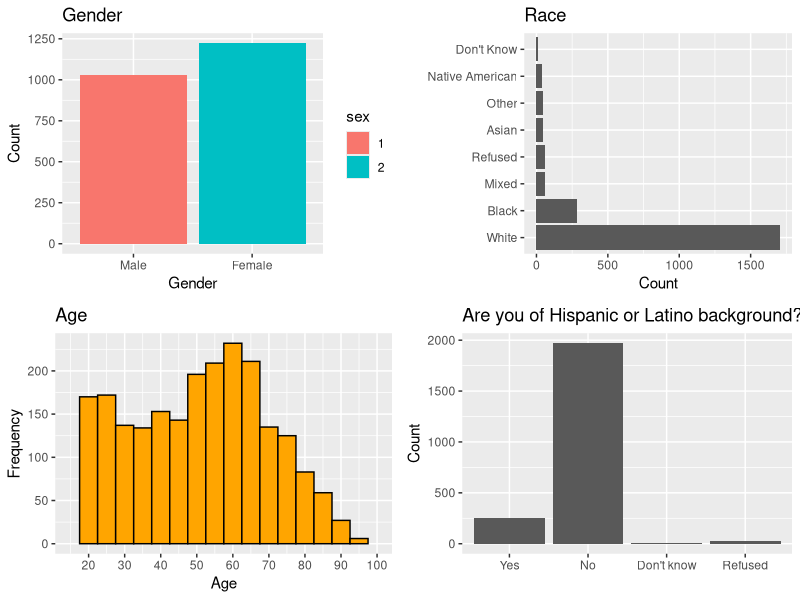
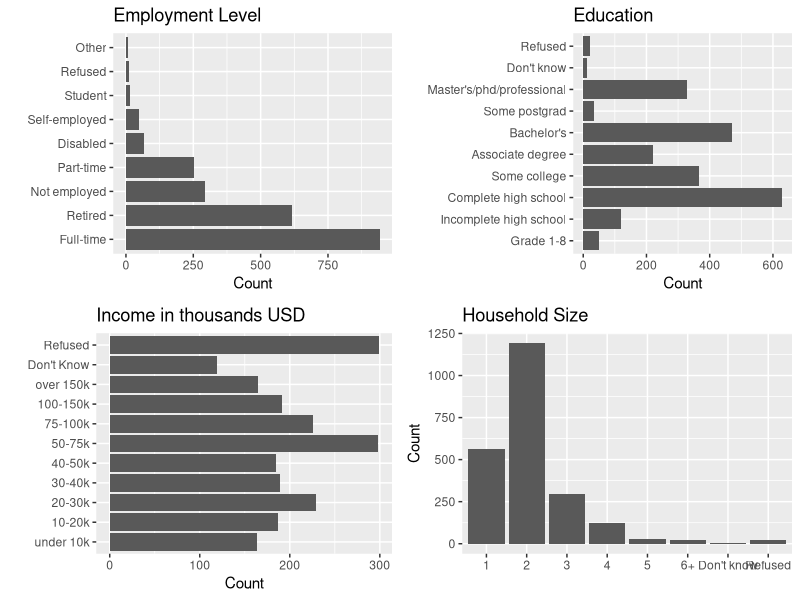
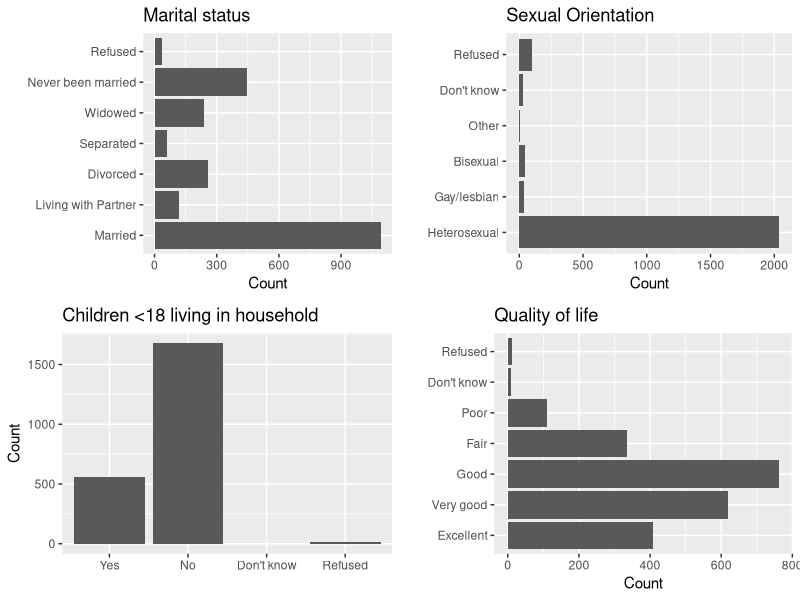
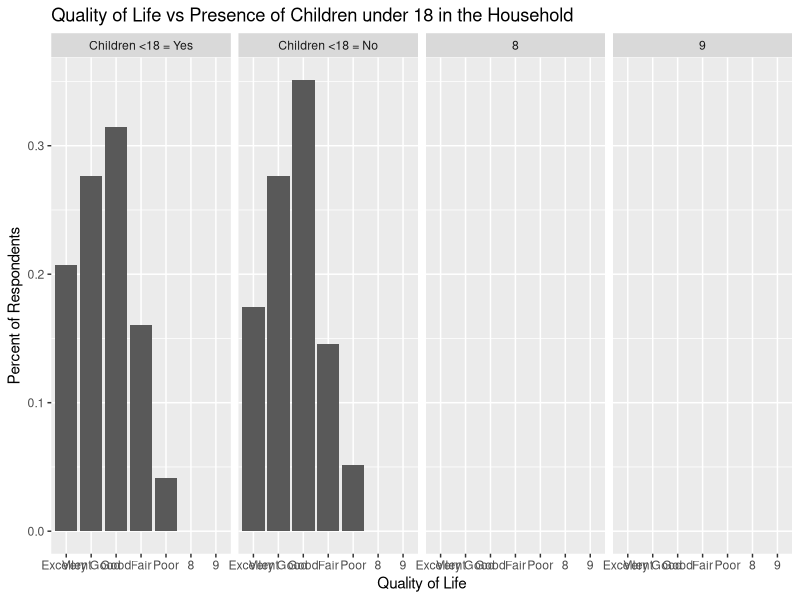
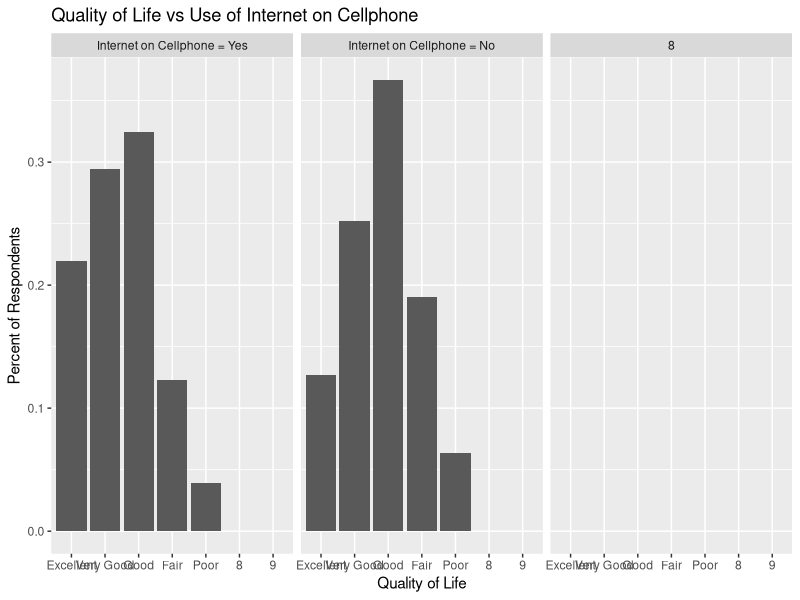
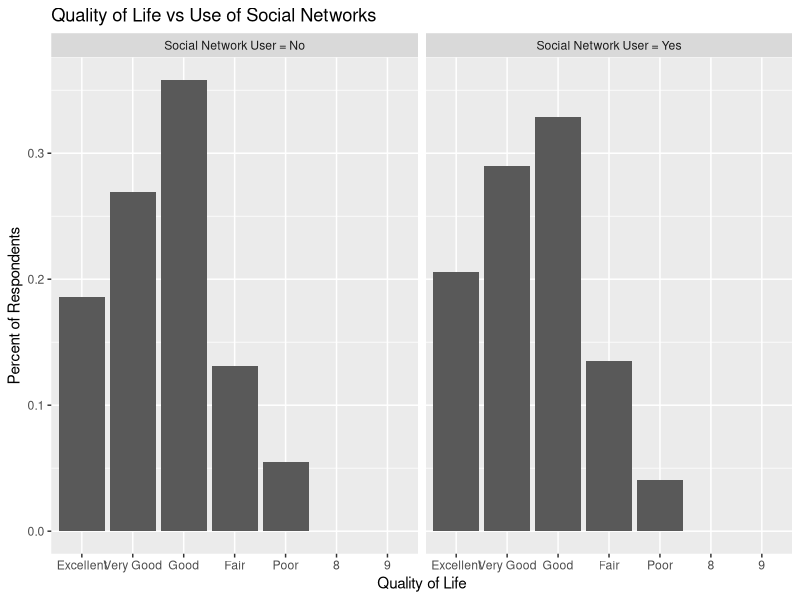

Reproduce these figures in R, in order. (Note: this script raises an error after producing the figures.)
## ---- chunk 1
#Loading libraries
library(ggplot2)
library(gridExtra)
library(scales)
library(plyr)

#Loading Data
df <- read.csv("May_2013_Online_Dating_CSV.csv")
## ---- chunk 2
# Gender plot
df[, "sex"] <- as.factor(df[, "sex"])
#summary(df[, "sex"])
#str(df[, "sex"])

gender <- ggplot(data = df, aes(x = sex, fill = sex)) + 
  geom_bar() + 
  scale_x_discrete(labels = c("1" = "Male", "2" = "Female")) +
  labs(x = "Gender", y = "Count", title = "Gender")
## ---- chunk 3
# Sexual orientation plot
df[, "lgbt"] <- as.factor(df[, "lgbt"])
#summary(df$lgbt)
#str(df$lgbt)

sexual_orientation <- ggplot(data = df, aes(x = lgbt)) + 
  geom_bar() + 
  scale_x_discrete(labels = c("1" = "Heterosexual", "2" = "Gay/lesbian", "3" = "Bisexual", "4" = "Other", "8" = "Don't know", "9" = "Refused")) + coord_flip() +
  labs(x = "", y = "Count", title = "Sexual Orientation")
  
## ---- chunk 4
# Hispanic
df[, "hisp"] <- as.factor(df[, "hisp"])
#summary(df$hisp)
#str(df$hisp)

hispanic <- ggplot(data = df, aes(x = hisp)) + 
  geom_bar() + 
  scale_x_discrete(labels = c("1"="Yes", "2"="No", "8" = "Don't know", "9" ="Refused")) +
  labs(x = "", y = "Count", title = "Are you of Hispanic or Latino background?")
## ---- chunk 5
#Age plot
#summary(df$age)
#str(df$age)

age <- ggplot(data = df, aes(x = age)) + 
  geom_histogram(binwidth = 5, color="black", fill="orange") + 
  scale_x_continuous(limits = c(15,100), breaks = seq(0, 100, 10)) +
  labs(x = "Age", y = "Frequency", title = "Age")

## ---- chunk 6
# Race plot
df[, "race"] <- as.factor(df[, "race"])
#summary(df$race)
#str(df$race)

r_race <- ggplot(data = df, aes(x=reorder(race, -table(race)[race]))) + 
  geom_bar() + 
  scale_x_discrete(labels=c("1" = 'White',"2" = 'Black',"3" = 'Asian',"4" = 'Mixed',"5" = 'Native American',"6" = 'Other',"8" = "Don't Know","9" = 'Refused')) +
  labs(x = "", y = "Count", title = "Race") +
  coord_flip()
## ---- chunk 7
# Employment plot
df[, "emplnw"] <- as.factor(df[, "emplnw"])
#summary(df$emplnw)
#str(df$emplnw)

employment <- ggplot(data = df, aes(x=reorder(emplnw, -table(emplnw)[emplnw]))) + 
  geom_bar() + 
  scale_x_discrete(labels=c("1" = 'Full-time',"2" = 'Part-time',"3" = 'Retired',"4" = 'Not employed',"5" = 'Self-employed',"6" = 'Disabled',"7" = "Student", "8" = 'Other', "9" = "Refused")) +
  labs(x = "", y = "Count", title = "Employment Level") + coord_flip()
## ---- chunk 8
# Income plot
df[, "inc"] <- as.factor(df[, "inc"])
#summary(df$inc)
#str(df$inc)

income <- ggplot(data = df, aes(x = inc)) + 
  geom_bar() + coord_flip() +
  scale_x_discrete(labels = c("1" = "under 10k", "2" = "10-20k", "3" = "20-30k", "4" = "30-40k", "5" = "40-50k", "6" = "50-75k", "7" = "75-100k", "8" = "100-150k", "9" = "over 150k", "98" = "Don't Know", "99" = "Refused")) +
  labs(x = "", y = "Count", title = "Income in thousands USD")
  
## ---- chunk 9
# Education plot
df[, "educ2"] <- as.factor(df[, "educ2"])
#summary(df$educ2)
#str(df$educ2)

education <- ggplot(data = df, aes(x = educ2)) + 
  geom_bar() + 
  scale_x_discrete(labels = c("1" = "Grade 1-8", "2" = "Incomplete high school", "3" = "Complete high school", "4" = "Some college", "5" = "Associate degree", "6" = "Bachelor's", "7" = "Some postgrad", "8" = "Master's/phd/professional", "98" = "Don't know", "99" = "Refused")) +
  labs(x = "", y = "Count", title = "Education") + coord_flip()
## ---- chunk 10
# Household size plot
df[, "hh1"] <- as.factor(df[, "hh1"])
#summary(df$hh1)
#str(df$hh1)

household_size <- ggplot(data = df, aes(x = hh1)) + 
  geom_bar() + 
  scale_x_discrete(labels = c("1" = "1", "2" = "2", "3" = "3", "4" = "4", "5" = "5", "6" = "6+", "8" = "Don't know", "9" = "Refused")) +
  labs(x = "", y = "Count", title = "Household Size")
## ---- chunk 11
# Marital status
df[, "mar"] <- as.factor(df[, "mar"])
#summary(df$mar)
#str(df$mar)

marital_status <- ggplot(data = df, aes(x = mar)) + 
  geom_bar() + 
  scale_x_discrete(labels = c("1"="Married", "2"="Living with Partner", "3"="Divorced", "4"= "Separated", "5" = "Widowed", "6" = "Never been married", "8" = "Don't know", "9" ="Refused")) +
  labs(x = "", y = "Count", title = "Marital status") + coord_flip()
## ---- chunk 12
# Children
df[, "par"] <- as.factor(df[, "par"])
#summary(df$par)
#str(df$par)

children <- ggplot(data = df, aes(x = par)) + 
  geom_bar() + 
  scale_x_discrete(labels = c("1"="Yes", "2"="No", "8" = "Don't know", "9" ="Refused")) +
  labs(x = "", y = "Count", title = "Children <18 living in household")
## ---- chunk 13
# Life quality
df[, "q1"] <- as.factor(df[, "q1"])
#summary(df$q1)
#str(df$q1)

life_quality <- ggplot(data = df, aes(x = q1)) + 
  geom_bar() + 
  scale_x_discrete(labels = c("1"="Excellent", "2"="Very good", "3" = "Good", "4" = "Fair", "5" = "Poor", "8" = "Don't know", "9" ="Refused")) +
  labs(x = "", y = "Count", title = "Quality of life") + coord_flip()
  
## ---- chunk 14
grid.arrange(gender, r_race, age, hispanic)
## ---- chunk 15
grid.arrange(employment, education, income, household_size)
## ---- chunk 16
grid.arrange(marital_status, sexual_orientation, children, life_quality)
## ---- chunk 17
# Life quality vs children

quality_vs_children <- df[df$par!="8" & df$par!="9" & df$q1!="9" & df$q1!="8",]

quality_vs_children_plot <- as.data.frame(with(quality_vs_children, table(par,q1)))

quality_vs_children_plot <- ddply(quality_vs_children_plot, .(par), transform, p = Freq/sum(Freq))

quality_vs_children_plot[,"q1"] <- revalue(quality_vs_children_plot[,"q1"], c("1"= "Excellent", "2" = "Very Good", "3" = "Good", "4" = "Fair", "5" = "Poor"))

quality_vs_children_plot[,"par"] <- revalue(quality_vs_children_plot[,"par"], c("1" = "Children <18 = Yes", "2" = "Children <18 = No"))

ggplot(quality_vs_children_plot, aes(q1, p)) + geom_bar(stat = "identity") + facet_grid(~par) + labs(x = "Quality of Life", y = "Percent of Respondents", title = "Quality of Life vs Presence of Children under 18 in the Household")

chisq.test(quality_vs_children[,"par"], quality_vs_children[,"q1"])
## ---- chunk 18
# Life quality vs use of internet on cellphone
# summary(df[,"intmob"])
df[,"intmob"] <- as.factor(df[,"intmob"])

quality_vs_phoneNet <- df[df$intmob!="8" & df$q1!="9" & df$q1!="8",]

quality_vs_phoneNet_plot <- as.data.frame(with(quality_vs_phoneNet, table(intmob,q1)))

quality_vs_phoneNet_plot <- ddply(quality_vs_phoneNet_plot, .(intmob), transform, p = Freq/sum(Freq))

quality_vs_phoneNet_plot[,"q1"] <- revalue(quality_vs_phoneNet_plot[,"q1"], c("1"= "Excellent", "2" = "Very Good", "3" = "Good", "4" = "Fair", "5" = "Poor"))

quality_vs_phoneNet_plot[,"intmob"] <- revalue(quality_vs_phoneNet_plot[,"intmob"], c("1"="Internet on Cellphone = Yes", "2" = "Internet on Cellphone = No"))
  
ggplot(quality_vs_phoneNet_plot, aes(q1, p)) + geom_bar(stat = "identity") + facet_grid(~intmob) + labs(x = "Quality of Life", y = "Percent of Respondents", title = "Quality of Life vs Use of Internet on Cellphone")

chisq.test(quality_vs_phoneNet[,"intmob"], quality_vs_phoneNet[,"q1"])
## ---- chunk 19
# Life quality vs social networks
# summary(df[,"act87"])
df[,"act87"] <- as.factor(df[,"act87"])

# summary(df[,"act112"])
df[,"act112"] <- as.factor(df[,"act112"])

quality_vs_socNetworks <- df[df$act87!="9" & !is.na(df$act87) & df$act112!="9" & !is.na(df$act112) & df$act112!="8" & df$q1!="9" & df$q1!="8",]

quality_vs_socNetworks <- subset(quality_vs_socNetworks, select = c(act87, act112, q1))

for (i in 1:nrow(quality_vs_socNetworks)){
  if (quality_vs_socNetworks[i,"act87"]=="1" |  quality_vs_socNetworks[i,"act112"]=="1"){
    quality_vs_socNetworks[i,"SN_user"] <- "Social Network User = Yes"
  }
  else{
    quality_vs_socNetworks[i,"SN_user"] <- "Social Network User = No"
  }
}

quality_vs_socNetworks_plot <- as.data.frame(with(quality_vs_socNetworks, table(SN_user,q1)))

quality_vs_socNetworks_plot <- ddply(quality_vs_socNetworks_plot, .(SN_user), transform, p = Freq/sum(Freq))

quality_vs_socNetworks_plot[,"q1"] <- revalue(quality_vs_socNetworks_plot[,"q1"], c("1"= "Excellent", "2" = "Very Good", "3" = "Good", "4" = "Fair", "5" = "Poor"))

ggplot(quality_vs_socNetworks_plot, aes(q1, p)) + geom_bar(stat = "identity") + facet_grid(~SN_user) + labs(x = "Quality of Life", y = "Percent of Respondents", title = "Quality of Life vs Use of Social Networks")

chisq.test(quality_vs_socNetworks[,"SN_user"], quality_vs_socNetworks[,"q1"])


#SAUL & UDIT's Part ----- Technology and Relationship

# 1 Ex. Do people that met online [rel1, 1] perceive their quality of life higher [q1] or lower?

# absolute values of quality of life and dating 

indhap <- which(df$q1 < 6) 
indmet <- which(df$rel1 == 1 |df$rel1 == 2)

finind <- intersect(indhap,indmet)

hap <- df[finind, "q1"]
met <- df[finind, "rel1"]

ex<- table(hap,met)
ex1df <- data.frame(ex)
levels(ex1df$met) <- c("Met online", "Met offline")

#absoloute numbers for happiness and how people met
ggplot(data = ex1df , aes(x = hap, y = Freq)) + geom_bar(stat = "identity") + facet_grid(~ met) + scale_x_discrete(labels = c("1"="Excellent", "2"="Very good", "3" = "Good", "4" = "Fair", "5" = "Poor")) + labs( x = "Quality of Life" , y = "Frequency", title = "Quality of life and Origin of Relationship")


indOffline <- which(df$rel1 == 1)
finind2 <- intersect(indhap,indOffline)

hap2 <- df[finind2, "q1"]
met2 <- df[finind2, "rel1"]
ex2<- table(hap2,met2)
ex1df2 <- data.frame(ex2)

ggplot(data = ex1df2 , aes(x = hap2, y = Freq)) + geom_bar(stat = "identity")  + scale_x_discrete(labels = c("1"="Excellent", "2"="Very good", "3" = "Good", "4" = "Fair", "5" = "Poor")) + labs( x = "Quality of Life" , y = "Frequency", title = "Quality of life and of Relationships Begun Online") 



# 2 Does technology assist in meeting a partner? 

library(gridExtra)
c1 = table(df$celldatea,df$celldateb)
c1vec = as.vector(c1[1:2,1:2])
names(c1vec) = c("calling / texting", "calling","texting","neither")
c1df = data.frame(c1vec)
p1 = ggplot(c1df,aes(x = rownames(c1df),y = c1vec)) + geom_bar(stat="identity",fill='lightblue',color='black') + labs(x="",title="Using Phones to meet people",y="Number of people")+geom_text(aes(label=c1vec), size=3,vjust=1.2, color='darkblue')

search = df$intdatec
search = ifelse(search>2,NA,search)
askout = df$intdated
askout = ifelse(askout>2,NA,askout)
dtf1 = as.data.frame(table(search,askout))
p2 = ggplot(dtf1,aes(x=search,y=Freq))+geom_bar(stat="identity",aes(fill=askout))+scale_x_discrete(labels = c("1"="Search online", "2"="Don't search online"))+scale_fill_discrete(name="Ask out",labels=c("Yes","No"))+labs(x="",title="Using Internet to meet people",y="Number of People")+geom_text(aes(label=Freq), size = 3, hjust = 0.5, vjust = 1.5, position = "stack")

follow = df$snsdate1e
follow = ifelse(follow>2,NA,follow)
ask = df$snsdate1c
ask = ifelse(ask>2,NA,ask)
dtf2 = as.data.frame(table(follow,ask))
p3 = ggplot(dtf2,aes(x=follow,y=Freq))+geom_bar(stat="identity",aes(fill=ask))+scale_x_discrete(labels = c("1"="Follow/friend", "2"="Don't follow/friend"))+scale_fill_discrete(name="Ask out",labels=c("Yes","No"))+labs(x="",title="Using Social Media to meet people ",y="Number of People")+geom_text(aes(label=Freq), size = 3, hjust = 0.5, vjust = 1, position = "stack")

g1 = table(df$date5a,df$date5b)
g1vec = as.vector(g1[1:2,1:2])
names(g1vec) = c("used OD / got married","used OD","got married","neither")
g1df = data.frame(g1vec)
p4 = ggplot(g1df,aes(x = rownames(g1df),y = g1vec)) + geom_bar(stat="identity",fill='lightpink',color='black') + labs(x="",title="Using Online Dating (OD) to meet people",y="Number of people")+geom_text(aes(label=g1vec), size=3,vjust=1.2, color='black')

 
grid.arrange(p1,p2,p3,p4,nrow=2)





# 4 For people who say that they are looking for a partner, look at the proportion of who are using online dating


lookmeet=df$mar4
lookmeet = ifelse(lookmeet>2,NA,lookmeet)
usedod = df$date6
usedod = ifelse(usedod>2,NA,usedod)
dtf = as.data.frame(table(lookmeet,usedod))
ggplot(dtf,aes(x=lookmeet,y=Freq))+geom_bar(stat="identity",aes(fill=usedod))+scale_x_discrete(labels = c("1"="Looking", "2"="Not looking"))+scale_fill_discrete(name="",labels=c("Yes","No"))+labs(x="Romantic Partner",y="Number of People",title="Looking for a partner vs Online Dating") + geom_text(aes(label=Freq), size = 3, hjust = 0.5, vjust = 1.5, position = "stack")


# 5 For people that say it’s difficult / easy to meet people in their city/state, see how many people using online dating?


meet=df$meet
meet = ifelse(meet>2,NA,meet)
prof = df$date6
prof = ifelse(prof>2,NA,prof)
dtf3 = as.data.frame(table(meet,prof))
ggplot(dtf3,aes(x=meet,y=Freq))+geom_bar(stat="identity",aes(fill=prof))+scale_x_discrete(labels = c("1"="Easy to meet", "2"="Difficult to meet"))+scale_fill_discrete(name="",labels=c("Yes","No"))+labs(x="",title="Access to people in city",y="Number of People")+geom_text(aes(label=Freq), size = 3, hjust = 0.5, vjust = 1.5, position = "stack") + theme(axis.text.x = element_text(angle=60, hjust=1))



# 68 people say that its easy to meet people while 66 people feel that it is difficult to meet people. However, only 18 out of the those 66 people actually have a profile on a online dating website.







# 8 Relationship between privacy [REL4 and REL5] and having a fight in a relationship [REL8]? Does person who shares password/account together tend to have more fights than those who are not?


# We thought it would be interesting to use logistic regression to find the impact of having a common email account, a shared social networking profile, a shared online calendar, and shared online passwords on relationships. 

# Currently 115 people say that internet and email has had a major impact on their relationship, while 213 people say that it has had a negative impact. So, for our baseline model, we will assume that internet always has a negative impact, and out baseline accuracy will be 115/115+213  = 35%. We come up with a logistic regression model which improves this accuracy number.

# We first divided our dataset into training and test sets, with 70% data in the traning set, because we need more data to train our model on. We then build a logistic regression model, and obtained a AIC value of 255.91. None of the variable were significantand the probablity values for the variables were fairly high, which tells us that probably having common accounts and sharing passwords does not affect relationships as much. To explore further, we tried to make predictions with this model on the test set, and found that accuracy numbers increased to 50% (using a threshold of 0.5).

library(caTools)
df1 = subset(df, rel6 == 1 | rel6 == 2)
df1$rel6 = ifelse(df1$rel6==1,0,1) #convert rel6 into a binomial variable
set.seed(1000)
split = sample.split(df1$rel6,SplitRatio=0.7) # divide the data into training and test sets, with 70% data in the training set
train = subset(df1,split==TRUE) #Training set
test = subset(df1, split==FALSE)# Test set
model1 = glm(rel6~rel4a+rel4b+rel4c + rel5,data=train,family=binomial)# Logistic Regression model
screenreg(model1)
predictTest = predict(model1,newdata=test)# making predictions on the test set using our model 

table(test$rel6,predictTest > 0.5)#checking the prediction accuracy using a threshold of 0.5

# Out of sample Accuracy = (5+34)/(5+25+14+34) = 50%


# 9 Would you say that technolgy is having a major impact on your relationship rel6, and if so what kind of impact rel7

ggplot(data = df) + geom_bar(aes(x=rel6))

impactIndex <- which(df$rel6 == 1 | df$rel6 == 2)
posNegIndex <- which(df$rel7 == 1 | df$rel7 == 2)        

comIndex <- intersect(impactIndex,posNegIndex)

impact <- df[comIndex,"rel6"]
posNeg <- df[comIndex,"rel7"]

impactPN <- table(impact,posNeg)

impactVec <- as.vector(impactPN)
names(impactVec) <- c("Major Positive", "Minor Positive", "Major Negative", "Minor Negative") 
dfImpactPN <- as.data.frame(impactVec)

ggplot(dfImpactPN,aes(x = rownames(dfImpactPN),y = impactVec)) + geom_bar(stat="identity",fill='grey') + labs(y="Number of People",x="",title="Impact of Technology on Relationship")+geom_text(aes(label=impactVec), vjust=1) + theme(axis.text.x = element_text(angle=60, hjust=1))

## ---- chunk 20
##### Shieron's Part ----- Technology and Income

df <- read.csv("May_2013_Online_Dating_CSV.csv")

####################################################################################################
# 1 Does the person's income determine smartphone being used?

# Group discrete variables for smartphone (smart2) and income (inc)
df[,"smart2"] <- as.numeric(df[,"smart2"])
df [!is.na(df$smart2) & df$smart2 > 5,]$smart2 <- 9
df [!is.na(df$inc) & df$inc < 4,]$inc <- 1
df [!is.na(df$inc) & df$inc > 3 & df$inc < 7,]$inc <- 2
df [!is.na(df$inc) & df$inc > 6 & df$inc < 9,]$inc <- 3
df [!is.na(df$inc) & df$inc > 10,]$inc <- 99
df[,"smart2"] <- as.character(df[,"smart2"])
df[,"inc"] <- as.character(df[,"inc"])

ggplot(data = subset(df, !is.na(df$smart2)),aes (x = inc, fill = smart2, order = -as.numeric(smart2))) + geom_bar () + scale_x_discrete(labels = c("1"="<30K", "2"="30K - 75K", "3"="75K - 150K", "9"=">150K", "99" = "N/A")) + scale_fill_discrete(name = "Smartphone", breaks = c ("1", "2", "3", "4", "9"), labels = c("iPhone", "Blackberry", "Android", "Windows", "Others")) + labs(x = "Income (in US$)", y = "Count", title = "Smartphone and Income") 

####################################################################################################
# 2 Does a person who generates higher income and has smartphone tend to access email and browse internet? In other words, do accessing email and browsing internet depend with smartphone and income?

df[(!is.na(df$q11a) & df$q11a == 1) |(!is.na(df$q11c) & df$q11c == 1) , "email_internet"] <- 1
df[(!is.na(df$q11a) & df$q11a == 2) |(!is.na(df$q11c) & df$q11c == 2) , "email_internet"] <- 0

model_out1 <- glm (email_internet ~ smart2 + inc, data = df, family = "binomial")
coef (summary(model_out1))

ggplot(data = df[(df[,"inc"] != "99"),], aes(x = inc , y = smart2)) + geom_tile(aes(fill=email_internet)) + scale_x_discrete(labels = c("1"="<30K", "2"="30K - 75K", "3"="75K - 150K", "9"=">150K", "99" = "N/A")) + scale_y_discrete(breaks = c ("1", "2", "3", "4", "9"), labels = c("iPhone", "Blackberry", "Android", "Windows", "Others")) + scale_fill_continuous(limits=c(0, 1), breaks=rev(seq(0,1,by=1)), name = "Access Email / Internet", labels = c ("Yes, I use my phone", "No, I don't")) + labs(x = "Income (in US$)", y = "Smartphone", title = "Income, Smartphone, and Email / Internet Access") 

####################################################################################################
# 3 Does a person who generates high income use internet at their home? It can show how they are dependent/not with the internet
# If they use internet, what connection they use (do people still use dial up)

model_out2 <- glm (home3nw ~ inc, data = df, family = "binomial")
coef (summary(model_out2))
       
ggplot(data = transform(df, home3nw = c("Yes, I use internet", "No, I don't", "I don't know", "N/A")[as.numeric(home3nw)]), aes(x = inc, fill = inc)) + geom_bar() + facet_grid (home3nw ~ .) + scale_x_discrete(labels = c("1"="<30K", "2"="30K - 75K", "3"="75K - 150K", "9"=">150K", "99" = "N/A")) + labs(x = "Income (in US$)", y = "Count", title = "Income and Using Internet at Home") + theme(legend.position="none")

ggplot(data = transform(df[df[,"home3nw"] == 1 & df[,"modem4b"] < 8,], modem4b = c("Dial-up", "DSL-enabled phone line", "Cable modem", "Wireless", "Fiber optic")[as.numeric(modem4b)]), aes(x = inc, fill = inc)) + geom_bar() + facet_grid (modem4b ~ .) + scale_x_discrete(labels = c("1"="<30K", "2"="30K - 75K", "3"="75K - 150K", "9"=">150K", "99" = "N/A")) + labs(x = "Income (in US$)", y = "Count", title = "Income and Using Internet at Home") + theme(legend.position="none", strip.text.x = element_text(size = 4, colour = "black", angle = 90))

#####################
#Distribution between income and modem usage at home [MODEM48]


##########################
#Income and type of internet usage [WEB1-A]



#####################
#Income [INC] and social media update [LOC3]

# locate only the desired values and make sure both valiarble have a valid input
indCash <- which(df$inc < 10)
indShare <- which(df$loc2a == 1 | df$loc2a == 2)
cashShareInd <- intersect(indCash,indShare)

cash <- df[cashShareInd, "inc"]
share<- df[cashShareInd, "loc2a"]

# turn two vectors with desired info into a data frame
tabCS <- table(cash,share)
cashSharedf <- data.frame(tabCS)

# label the levels of each column
levels(cashSharedf$cash) <- c("< $10K", "$10K - $20K",  "$20K - $30K", "$30K - $40K", "$40K - $50K", "$500K - $75K", "$75K - $100K", "$100K - $150K", ">$150K")
levels(cashSharedf$share) <- c("Share Location" , "Don't Share Location")


ggplot(data=cashSharedf , aes(x = cash, y = Freq)) + geom_bar(stat = "identity") + facet_grid(~ share) + theme(axis.text.x = element_text(angle = 90, hjust = 1))


#########################3
#Less social media update, is it because they have family [MAR]?

fbInx <- which(df$act87 == 1 |df$act87 == 2)
marriedInx <- which(df$mar < 8)
terminx <- intersect(fbInx,marriedInx)

fb <- (df[terminx, "act87"])
mar <-(df[terminx, "mar"])

fbMartab <- table(fb,mar)
fbQ <- data.frame(fbMartab)

levels(fbQ$fb) <- c("Use Facebook","Don't Use Facebook")
levels(fbQ$mar) <- c("Married","Living with a partner","Divorced", "Separated", "Widowed" ,"Never been married")
fbQ$count <- fbQ$Freq

ggplot(data = fbQ, aes(x = mar, y= Freq)) + geom_bar(stat = "identity") + facet_grid(~fb) + theme(axis.text.x = element_text(angle = 90, hjust = 1)) + labs(x = "",y = "Frequency", title = "Relationships and Facebook Usage")


## ---- chunk 21

# Technology and Education & Employment

#Kirby's data frame
kcdf <- df

# use smartphone/Internet vs. edu level
use.smartphone <- as.factor(kcdf[ , 'q12'])
use.internet <- as.factor(kcdf[ , 'intuse'])
edu <- as.factor(kcdf[ , 'educ2'])
kcdf.edu <- as.data.frame(cbind(use.internet,use.smartphone))
kcdf.edu <- cbind(kcdf.edu,edu)


# edu vs. income 
income <- as.factor(kcdf[ , 'inc'])
kcdf.income <- cbind(kcdf.edu,income)

# remove all 98 and 98, which stand for don't know and don't want to tell
kcdf.income <- subset(kcdf.income, kcdf.income[ ,'edu'] != 98)
kcdf.income <- subset(kcdf.income, kcdf.income[ ,'edu'] != 99)
kcdf.income <- subset(kcdf.income, kcdf.income[ ,'income']!= 98)
kcdf.income <- subset(kcdf.income, kcdf.income[ ,'income']!= 99)

income.edu <- kcdf.income[ , c('edu','income')]

# setting level names for income
income.edu[,"income"] <- revalue(income.edu[,"income"], c("1" = "under 10k", "2" = "10-20k", "3" = "20-30k", "4" = "30-40k", "5" = "40-50k", "6" = "50-75k", "7" = "75-100k", "8" = "100-150k", "9" = "over 150k"))

ggplot(income.edu, aes(edu, fill=income) ) +
  geom_bar(position="fill") +
  scale_x_discrete(labels = c("1" = "Grade 1-8", "2" = "Incomplete high school", "3" = "Complete high school", "4" = "Some college", "5" = "Associate degree", "6" = "Bachelor's", "7" = "Some postgrad", "8" = "Master's/phd/professional")) + 
  theme(axis.text.x = element_text(angle = 90, hjust = 1)) + 
  labs(x = "", y = "Number of Respondents", title = "Income vs Education")

#logistic regression on income and edu level 
glm(income ~ edu,data=income.edu, family = binomial)
